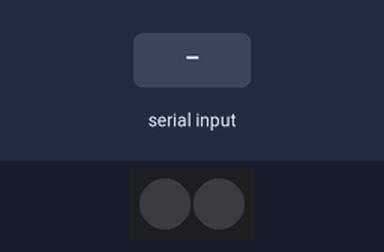
Recording of a sketch running on a simulated Arduino Uno, built with avr-gcc and run on an emulated ATmega328P. Shown: 2 RGB LEDs in strip order, left to right. Inputs (shaded band) come from the test bench.

Above: at 1.2 s.
1.3 s: "H" received over Serial
At 2.5 s:
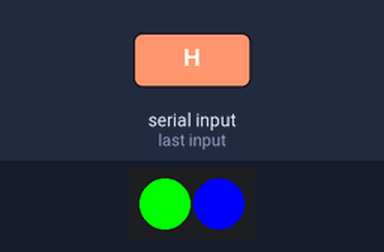
2.8 s: "L" received over Serial
At 3.8 s:
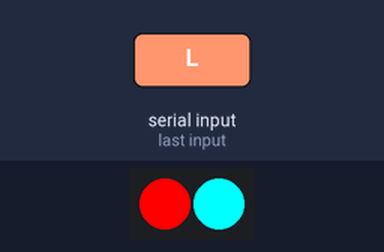
Timing chart, 0 to 5.8 s (numbered marks = the images above; inputs shaded):
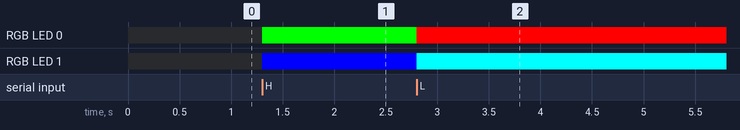

Measured:
- after the input at 1.3 s, RGB LED 0: off → RGB(0, 255, 0) at once; RGB LED 1: off → RGB(0, 0, 255) at once
- after the input at 2.8 s, RGB LED 0: RGB(0, 255, 0) → RGB(255, 0, 0) at once; RGB LED 1: RGB(0, 0, 255) → RGB(0, 255, 255) at once

The sketch:

arduino-two-light.ino
```cpp
#include <Adafruit_NeoPixel.h>
#ifdef __AVR__
  #include <avr/power.h>
#endif

#define PIN 6
int incomingByte; //variable to read incoming serial data

// Parameter 1 = number of pixels in strip
// Parameter 2 = Arduino pin number (most are valid)
// Parameter 3 = pixel type flags, add together as needed:
//   NEO_KHZ800  800 KHz bitstream (most NeoPixel products w/WS2812 LEDs)
//   NEO_KHZ400  400 KHz (classic 'v1' (not v2) FLORA pixels, WS2811 drivers)
//   NEO_GRB     Pixels are wired for GRB bitstream (most NeoPixel products)
//   NEO_RGB     Pixels are wired for RGB bitstream (v1 FLORA pixels, not v2)
//   NEO_RGBW    Pixels are wired for RGBW bitstream (NeoPixel RGBW products)
Adafruit_NeoPixel strip = Adafruit_NeoPixel(2, PIN, NEO_GRB + NEO_KHZ800);

// IMPORTANT: To reduce NeoPixel burnout risk, add 1000 uF capacitor across
// pixel power leads, add 300 - 500 Ohm resistor on first pixel's data input
// and minimize distance between Arduino and first pixel.  Avoid connecting
// on a live circuit...if you must, connect GND first.

void setup() {


  strip.begin();
  strip.show(); // Initialize all pixels to 'off'
   // initialize serial communication:
  Serial.begin(9600);
}

void loop() {

  // see if there's incoming serial data:
  if (Serial.available() > 0) {
    // read the oldest byte in the serial buffer:
    incomingByte = Serial.read();
    // if it's a capital H (ASCII 72), turn on the LED:
    if (incomingByte == 'H') {
      //sets the first LED (#0) to red
      strip.setPixelColor(0, 0, 255, 0);
      //sets the second LED (#1) to blue
      strip.setPixelColor(1, 0, 0, 255);
    }
    // if it's an L (ASCII 76) turn off the LED:
    if (incomingByte == 'L') {
      //sets the first LED (#0) to green
      strip.setPixelColor(0, 255, 0, 0);
      //sets the second LED (#1) to purple
      strip.setPixelColor(1, 0, 255, 255);
    }
  }


  //pushes the changes to the LEDs
  strip.show();

}
```
